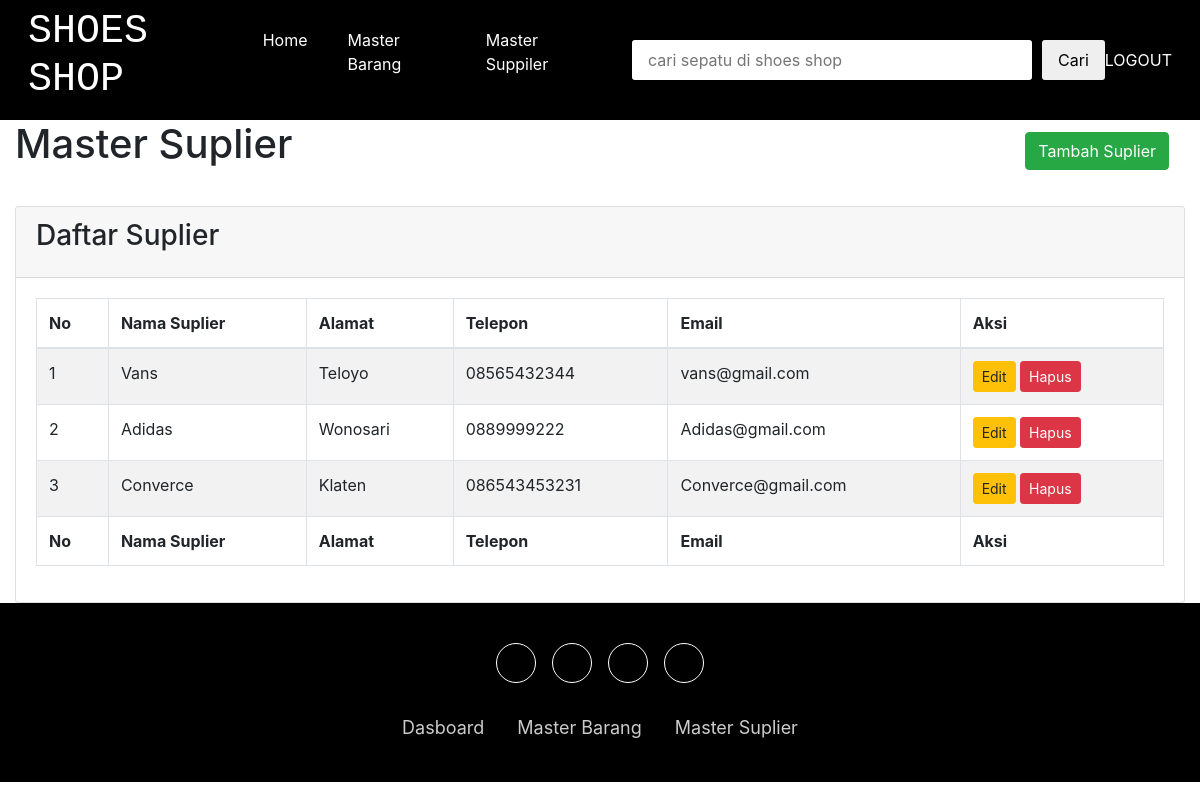
The page /master-suplier.php (signed in) on the database its author committed.
### tables this page shows
CREATE TABLE `tb_suplier` (
  `id_suplier` int(20) NOT NULL,
  `nama_suplier` varchar(100) NOT NULL,
  `alamat_suplier` varchar(100) NOT NULL,
  `no_telp` varchar(20) NOT NULL,
  `email` varchar(100) NOT NULL
);

### master-suplier.php (the view, shortened to what this page needs)
<?php include './navigasi.php' ?>
<div class="wrapper">
    <section class="content-header">
        <div class="container-fluid">
            <div class="row mb-2">
                <div class="col-sm-6">
                    <h1>Master Suplier</h1>
                </div>
                <div class="col-sm-6">
                    <ol class="breadcrumb float-sm-right bg-white">
                        <button type="button" class="btn btn-success" data-toggle="modal" data-target="#modal-add">
                            Tambah Suplier
                        </button>
                    </ol>
                </div>
            </div>
        </div>
    </section>
    <section class="content">
        <div class="container-fluid">
            <div class="row">
                <div class="col-12">
                    <div class="card">
                        <div class="card-header">
                            <h3 class="card-title">Daftar Suplier</h3>
                        </div>
                        <div class="card-body">
                            <table id="example2" class="table table-bordered table-striped">
                                <thead>
                                    <tr>
                                        <th>No</th>
                                        <th>Nama Suplier</th>
                                        <th>Alamat</th>
                                        <th>Telepon</th>
                                        <th>Email</th>
                                        <th>Aksi</th>
                                    </tr>
                                </thead>
                                <tbody>
                                    <?php
                                    $i = 1;
                                    $getSuplier = mysqli_query($koneksi, "SELECT * FROM tb_suplier");
                                    foreach ($getSuplier as $value) :
                                    ?>
                                        <tr>
                                            <td><?= $i++; ?></td>
                                            <td><?= $value['nama_suplier']; ?></td>
                                            <td><?= $value['alamat_suplier']; ?></td>
                                            <td><?= $value['no_telp']; ?></td>
                                            <td><?= $value['email']; ?></td>
                                            <td>
                                                <button type="button" class="btn btn-warning btn-sm" data-toggle="modal" data-target="#modal<?= $value['id_suplier']; ?>">Edit</button>
                                                <button type="button" class="btn btn-danger btn-sm" onclick="confirm_modal('delete-suplier.php?id_suplier=<?= $value['id_suplier']; ?>')">Hapus</button>
                                            </td>
                                        </tr>
                                    <?php
                                    endforeach;
                                    ?>
                                </tbody>
                                <tfoot>
                                    <tr>
                                        <th>No</th>
                                        <th>Nama Suplier</th>
                                        <th>Alamat</th>
                                        <th>Telepon</th>
                                        <th>Email</th>
                                        <th>Aksi</th>
                                    </tr>
                                </tfoot>
                            </table>
                        </div>
                    </div>
                </div>
            </div>
        </div>
    </section>
</div>
<?php include './footer.php' ?>

### assets/css/navigasi.css (style rules this page uses)
* { padding: 0px; margin: 0px; }
body { font-family: 'Franklin Gothic Medium'; }

### rows shown on the page
tb_suplier: nama_suplier "Vans", alamat_suplier "Teloyo", no_telp "08565432344", email "vans@gmail.com"
tb_suplier: nama_suplier "Adidas", alamat_suplier "Wonosari", no_telp "0889999222", email "Adidas@gmail.com"
tb_suplier: nama_suplier "Converce", alamat_suplier "Klaten", no_telp "086543453231", email "Converce@gmail.com"
